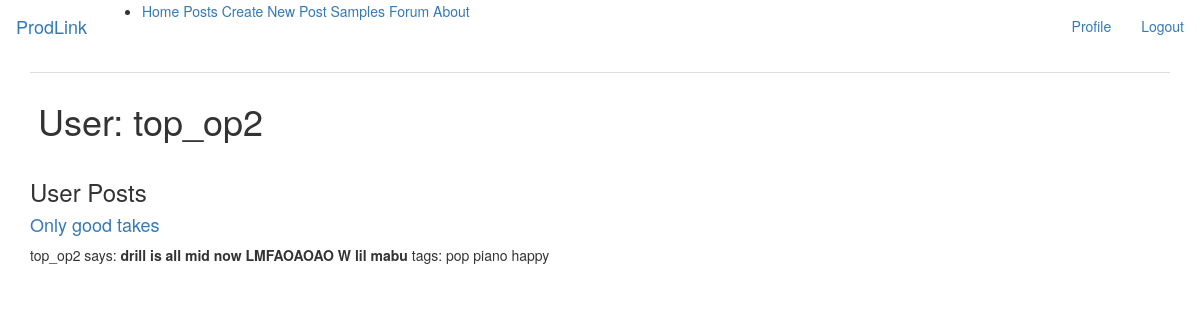
Page /user/top_op2 (signed in) on the committed database.
### app/models.py (models this page shows, shortened)
class User(UserMixin, db.Model):
    id = db.Column(db.Integer, primary_key=True)
    username = db.Column(db.String(64), index=True, unique=True)
    email = db.Column(db.String(120), index=True, unique=True)
    password_hash = db.Column(db.String(128))
    posts = db.relationship('Post', backref='author', lazy='dynamic')

class Post(db.Model):
    id = db.Column(db.Integer, primary_key=True)
    title = db.Column(db.String(140))
    body = db.Column(db.String(140))
    timestamp = db.Column(db.DateTime, index=True, default=datetime.utcnow)
    audio_file = db.Column(db.String(255))
    user_id = db.Column(db.Integer, db.ForeignKey('user.id'))
    tags = db.relationship("Tag", secondary=tag_post_association, back_populates="posts")
    comments = db.relationship("Comment", secondary=comment_post_association, back_populates="posts")

class Tag(db.Model):
    id = db.Column(db.Integer, primary_key=True)
    name = db.Column(db.String(64), index=True, unique=True)
    posts = db.relationship("Post", secondary=tag_post_association, back_populates="tags")
    tag_type = db.Column(db.String(64), index=True)
    collaborations = db.relationship("Collaboration", secondary=tag_collab_association, back_populates="tags")

### app/routes.py (the view)
@app.route('/user/<username>')
@login_required
def user(username):
    active_user = User.query.filter_by(username=username).first_or_404()
    form = EmptyForm()
    return render_template('user.html', user=active_user, form=form)

### app/models.py (called while the page is built)
@login.user_loader
def load_user(id):
    return User.query.get(int(id))

### app/templates/user.html
{% extends "base.html" %}
{% block app_content %}
    <table class="table table-hover">
        <tr>
            <td>
                <h1>User: {{ user.username }}</h1>
            </td>
        </tr>
    </table>
    <h3>User Posts</h3>
    {% for post in user.posts %}
    <h4><a href="{{ url_for('post', post_id=post.id) }}">{{ post.title }}</a></h4>
    <p>
    {{ post.author.username }} says: <b>{{ post.body }}</b>
        tags:
        {% for tag in post.tags %}
        {{ tag.name }}
        {% endfor %}
    </p>
    {% endfor %}
{% endblock %}

### rows in the picture
User: username "top_op2"
Post: title "Only good takes", author.username "top_op2", body "drill is all mid now LMFAOAOAO W lil mabu"
Tag: name "pop"
Tag: name "piano"
Tag: name "happy"
